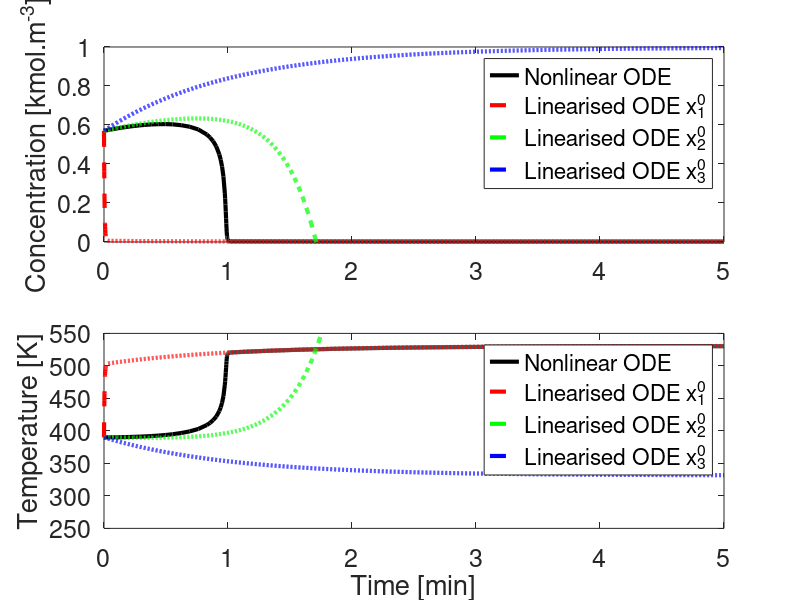

Reproduce this figure in MATLAB.
% CSTR Linearisation
clear all
close all
clc
format short
options = optimset('Display','off');

%% Specify the reactor parameters
V = 0.1; %m3 
R = 8.314; %kJ/kmol.K
CA0 = 1.0; %kmol/m3
TA0 = 310.0; %K
dH = -4.78e4; %kJ/kmol
k0 = 72.0e9; %1/min
E = 8.314e4; %kJ/kmol
Cp = 0.239; %kJ/kgK
rho = 1000.0; %kg/m3
F = 100e-3; %m3/min

%% Reactor dynamics
% x(1) = CA
% x(2) = TR
sys = @(t, x, Q) [F/V*CA0 - (F/V + k0*exp(-E/(R*x(2))))*x(1);
                F/V*TA0 - F/V*x(2) - dH/(rho*Cp)*k0*exp(-E/(R*x(2)))*x(1)+Q/(rho*Cp*V)];

J = @(x) [-F/V-k0*exp(-E/(R*x(2))),-x(1)*k0*exp(-E/(R*x(2)))*(E/(R*x(2)^2));-dH/(rho*Cp)*k0*exp(-E/(R*x(2))),-(F/V + dH/(rho*Cp)*k0*exp(-E/(R*x(2)))*(E/(R*x(2)^2))*x(1))];

guess1 = [0.0, 509.];
guess2 = [0.57, 395.];
guess3 = [0.99, 310.];
[xss1, ~] = fsolve(@(x) sys(1.0, x, 0.0), guess1, options);
[xss2, ~] = fsolve(@(x) sys(1.0, x, 0.0), guess2, options);
[xss3, ~] = fsolve(@(x) sys(1.0, x, 0.0), guess3, options);      

J1 = J(xss1);
e1 = eig(J1); %stability for critical point
J2 = J(xss2);
e2 = eig(J2); %stability for critical point
J3 = J(xss3);
e3 = eig(J3); %stability for critical point

lin1 = @(x, Q) J1*x - J1*xss1' + [0.0; 1./(rho*Cp*V)]*Q;
lin2 = @(x, Q) J2*x - J2*xss2' + [0.0; 1./(rho*Cp*V)]*Q;
lin3 = @(x, Q) J3*x - J3*xss3' + [0.0; 1./(rho*Cp*V)]*Q;

%% Check Approximations
init = [0.57; 390];
tend = 5;
h = 0.001;
ts = 0:h:tend;
Qin = 500.0; %input
%% Approximation 1
[tnl, ynl] = ode45(@(t,x) sys(t,x, Qin), [0 tend], init);

y1lin = zeros(2,length(ts));
y1lin(:, 1) = init;
y2lin = zeros(2,length(ts));
y2lin(:, 1) = init;
y3lin = zeros(2,length(ts));
y3lin(:, 1) = init;
for k=2:length(ts)
    y1lin(:,k) = y1lin(:,k-1) + h*lin1(y1lin(:,k-1), Qin);
    y2lin(:,k) = y2lin(:,k-1) + h*lin2(y2lin(:,k-1), Qin);
    y3lin(:,k) = y3lin(:,k-1) + h*lin3(y3lin(:,k-1), Qin);
end

figure(1)
subplot(2,1,1)
p1 = plot(tnl,ynl(:,1),'k','LineWidth',3);
hold on
p1lin1 = plot(ts, y1lin(1,:),'r--','LineWidth',3);
p2lin1 = plot(ts, y2lin(1,:),'g--','LineWidth',3);
p3lin1 = plot(ts, y3lin(1,:),'b--','LineWidth',3);
ylim([0.0, 1.0])
hold off
legend([p1, p1lin1, p2lin1, p3lin1],'Nonlinear ODE','Linearised ODE x^0_1','Linearised ODE x^0_2','Linearised ODE x^0_3');
ylabel('Concentration [kmol.m^{-3}]','fontsize', 18)
set(gca,'fontsize', 18);

subplot(2,1,2)
p2 = plot(tnl,ynl(:,2),'k','LineWidth',3);
hold on
p1lin2 = plot(ts, y1lin(2,:),'r--','LineWidth',3);
p2lin2 = plot(ts, y2lin(2,:),'g--','LineWidth',3);
p3lin2 = plot(ts, y3lin(2,:),'b--','LineWidth',3);
ylim([250, 550])
hold off
legend([p2, p1lin2,p2lin2, p3lin2],'Nonlinear ODE','Linearised ODE x^0_1','Linearised ODE x^0_2','Linearised ODE x^0_3');
xlabel('Time [min]','fontsize', 18)
ylabel('Temperature [K]','fontsize', 18)
set(gca,'fontsize', 18);
